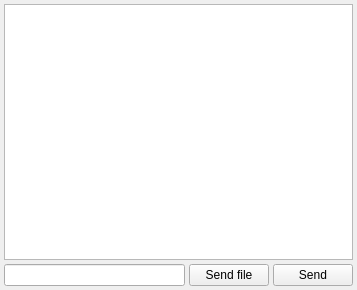
<ui version="4.0" >
 <class>chatWin</class>
 <widget class="QWidget" name="chatWin" >
  <property name="geometry" >
   <rect>
    <x>0</x>
    <y>0</y>
    <width>357</width>
    <height>290</height>
   </rect>
  </property>
  <property name="windowTitle" >
   <string>Contact's jid</string>
  </property>
  <layout class="QVBoxLayout" >
   <property name="spacing" >
    <number>4</number>
   </property>
   <property name="leftMargin" >
    <number>4</number>
   </property>
   <property name="topMargin" >
    <number>4</number>
   </property>
   <property name="rightMargin" >
    <number>4</number>
   </property>
   <property name="bottomMargin" >
    <number>4</number>
   </property>
   <item>
    <widget class="QTextEdit" name="discutionText" >
     <property name="focusPolicy" >
      <enum>Qt::NoFocus</enum>
     </property>
     <property name="undoRedoEnabled" >
      <bool>false</bool>
     </property>
     <property name="readOnly" >
      <bool>true</bool>
     </property>
    </widget>
   </item>
   <item>
    <layout class="QHBoxLayout" >
     <property name="spacing" >
      <number>4</number>
     </property>
     <item>
      <widget class="QLineEdit" name="messageLine" />
     </item>
     <item>
      <widget class="QPushButton" name="sendFileBtn" >
       <property name="text" >
        <string>Send file</string>
       </property>
      </widget>
     </item>
     <item>
      <widget class="QPushButton" name="sendBtn" >
       <property name="sizePolicy" >
        <sizepolicy vsizetype="Minimum" hsizetype="Minimum" >
         <horstretch>0</horstretch>
         <verstretch>0</verstretch>
        </sizepolicy>
       </property>
       <property name="minimumSize" >
        <size>
         <width>40</width>
         <height>0</height>
        </size>
       </property>
       <property name="focusPolicy" >
        <enum>Qt::NoFocus</enum>
       </property>
       <property name="text" >
        <string>Send</string>
       </property>
      </widget>
     </item>
    </layout>
   </item>
  </layout>
 </widget>
 <resources/>
 <connections/>
</ui>
